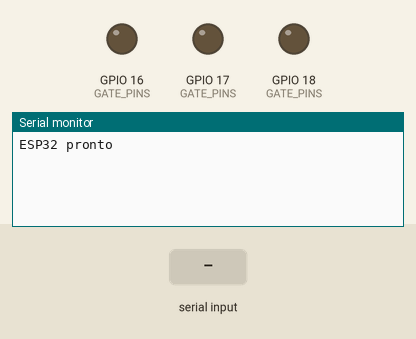
Recording of a sketch running on a simulated ESP32. Parts: output pins drawn as LEDs (lit = HIGH), the last lines printed to the serial monitor. The test bench sets the inputs (shaded band).

Above: at 1.5 s.
1.6 s: "PULSE:\n" received over Serial
At 2.8 s:
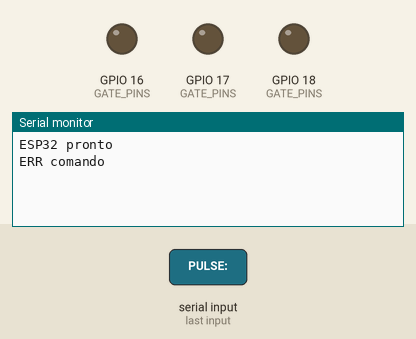
3.1 s: "OPEN:\n" received over Serial
At 4.0 s:
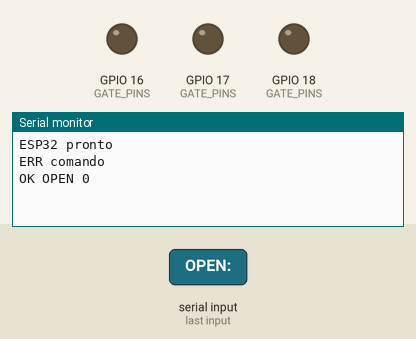
4.6 s: "CLOSE:\n" received over Serial
At 5.1 s:
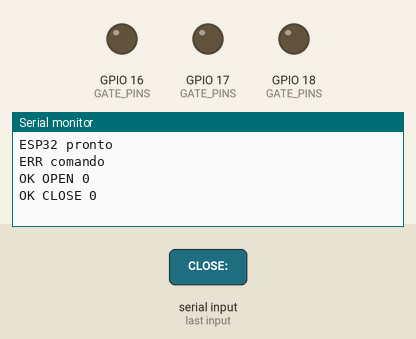

Measured:
- after the input at 1.6 s, the serial monitor: prints a new line at once (image 1)
- after the input at 3.1 s, the serial monitor: prints a new line at once (image 2)
- after the input at 4.6 s, the serial monitor: prints a new line at once (image 3)

The sketch:

esp32_cancela.ino
```cpp
// ESP32 — Acionamento de 3 cancelas via comandos seriais de texto
// Protocolo esperado (terminado em \n):
//   PULSE:<gate>,<ms>   ex.: PULSE:1,500  (Cancela 1 por 500 ms)
//   OPEN:<gate>         ex.: OPEN:2
//   CLOSE:<gate>        ex.: CLOSE:3

#include <Arduino.h>

// Ajuste os pinos conforme seu circuito
const int GATE_PINS[4] = { -1, 16, 17, 18 }; // índices 1..3 são válidos

String inbuf;

void setup() {
  Serial.begin(115200);
  delay(300);
  for (int i = 1; i <= 3; ++i) {
    pinMode(GATE_PINS[i], OUTPUT);
    digitalWrite(GATE_PINS[i], LOW);
  }
  Serial.println("ESP32 pronto");
}

void pulseGate(int gate, int ms) {
  if (gate < 1 || gate > 3) return;
  if (ms < 50) ms = 50; // mínimo de segurança
  digitalWrite(GATE_PINS[gate], HIGH);
  delay(ms);
  digitalWrite(GATE_PINS[gate], LOW);
}

void openGate(int gate) {
  if (gate < 1 || gate > 3) return;
  digitalWrite(GATE_PINS[gate], HIGH);
}

void closeGate(int gate) {
  if (gate < 1 || gate > 3) return;
  digitalWrite(GATE_PINS[gate], LOW);
}

void processLine(String line) {
  line.trim();
  if (line.length() == 0) return;

  if (line.startsWith("PULSE:")) {
    int c = line.indexOf(':');
    int comma = line.indexOf(',', c + 1);
    if (comma > 0) {
      int gate = line.substring(c + 1, comma).toInt();
      int ms = line.substring(comma + 1).toInt();
      pulseGate(gate, ms);
      Serial.printf("OK PULSE %d %d\n", gate, ms);
      return;
    }
  }
  if (line.startsWith("OPEN:")) {
    int gate = line.substring(5).toInt();
    openGate(gate);
    Serial.printf("OK OPEN %d\n", gate);
    return;
  }
  if (line.startsWith("CLOSE:")) {
    int gate = line.substring(6).toInt();
    closeGate(gate);
    Serial.printf("OK CLOSE %d\n", gate);
    return;
  }

  Serial.println("ERR comando");
}

void loop() {
  while (Serial.available()) {
    char ch = (char)Serial.read();
    if (ch == '\n' || ch == '\r') {
      if (inbuf.length() > 0) {
        processLine(inbuf);
        inbuf = "";
      }
    } else {
      inbuf += ch;
    }
  }
}
```
